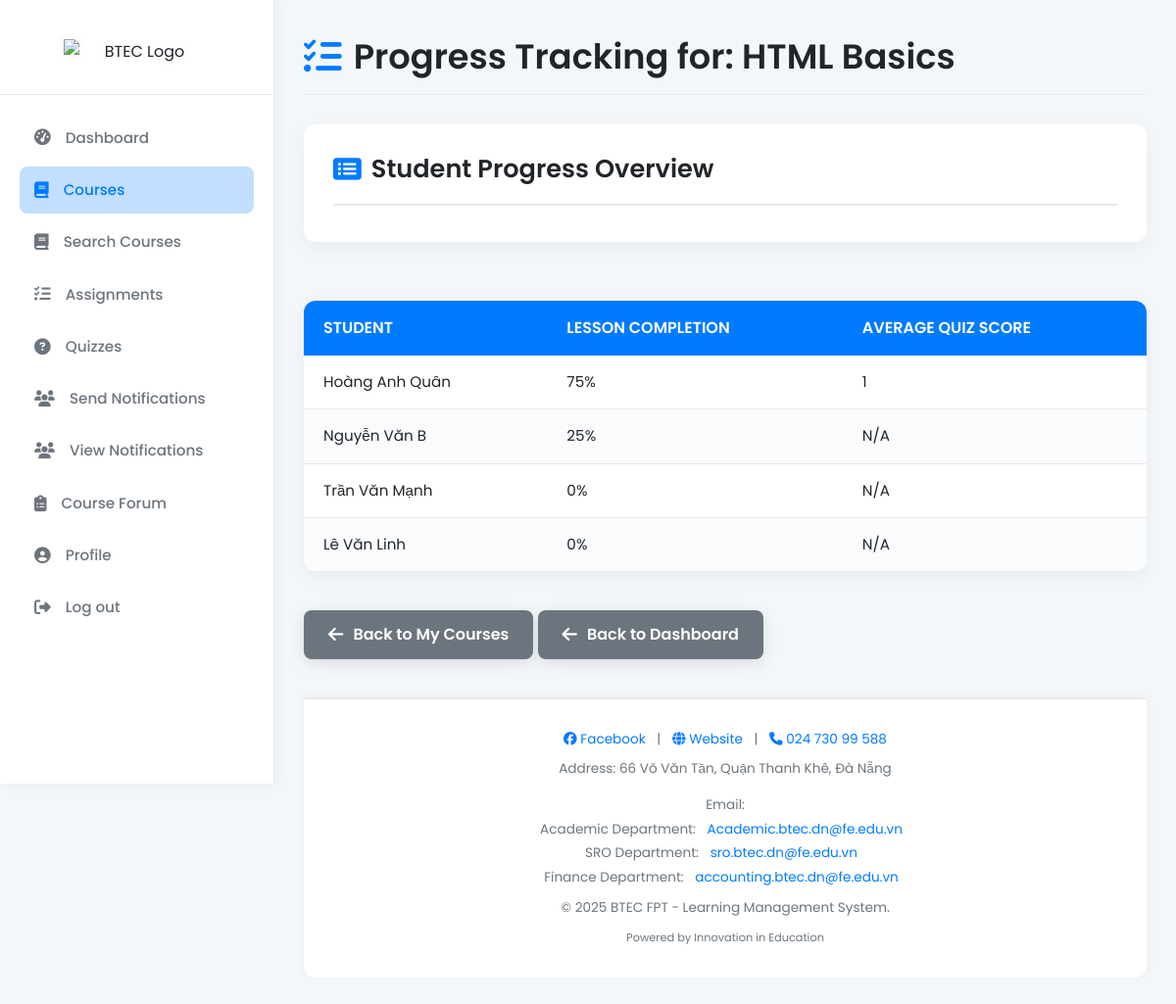
/module/teacher/user_management/teacher_progress.php?course_id=1 (signed in), run on the app's committed database.
### tables this page shows
CREATE TABLE `courses` (
  `id` int NOT NULL,
  `title` varchar(255) NOT NULL,
  `department` varchar(255) DEFAULT NULL,
  `description` text,
  `teacher_id` int DEFAULT NULL,
  `created_at` datetime DEFAULT CURRENT_TIMESTAMP
);

CREATE TABLE `users` (
  `id` int NOT NULL,
  `fullname` varchar(255) NOT NULL,
  `email` varchar(255) NOT NULL,
  `password` varchar(255) NOT NULL,
  `role` enum('student','teacher','admin') DEFAULT 'student',
  `created_at` datetime DEFAULT CURRENT_TIMESTAMP,
  `status` enum('approved','pending') DEFAULT 'approved'
);

### module/teacher/user_management/teacher_progress.php (the view, shortened to what this page needs)
<?php
include "../../../includes/db_connect.php";
$course_id = intval($_GET['course_id']);
$user_id = $_SESSION['user_id'];
$stmt = $conn->prepare("SELECT title FROM courses WHERE id = ? AND teacher_id = ?");
$stmt->bind_param("ii", $course_id, $user_id);
$stmt->execute();
$stmt->bind_result($course_title);
$result = $conn->query("SELECT COUNT(*) AS total_lessons FROM lessons WHERE course_id = $course_id");
$total_lessons = $result->fetch_assoc()['total_lessons'];
$stmt = $conn->prepare("
    SELECT u.id, u.fullname
    FROM users u
    JOIN enrollments e ON u.id = e.user_id
    WHERE e.course_id = ?
");
$stmt->bind_param("i", $course_id);
$stmt->execute();
$students_result = $stmt->get_result();
$avg_scores = [];
$quiz_scores_res = $conn->query("
    SELECT qs.user_id, AVG(qs.score) AS avg_score
    FROM quiz_submissions qs
    JOIN quizzes q ON qs.quiz_id = q.id
    WHERE q.course_id = $course_id
    GROUP BY qs.user_id
");
while ($row = $quiz_scores_res->fetch_assoc()) {
    $avg_scores[$row['user_id']] = round($row['avg_score'], 2);
}
?>
<!DOCTYPE html>
<html lang="en">
<head>
    <link rel="stylesheet" href="https://cdnjs.cloudflare.com/ajax/libs/font-awesome/6.5.0/css/all.min.css">
    <link rel="stylesheet" href="../../../css/style.css">
    <link rel="stylesheet" href="../../../css/teacher/teacher_progress.css"
</head>
<body>
    <?php include "../../../includes/teacher_sidebar.php"; ?>
    <div class="main-content">
        <div class="admin-page-header">
            <h2><i class="fas fa-tasks"></i> Progress Tracking for: <?= htmlspecialchars($course_title) ?></h2>
        </div>
        <div class="progress-overview">
            <h3><i class="fas fa-list-alt"></i> Student Progress Overview</h3>
        </div>
        <?php if ($students_result->num_rows > 0): ?>
            <table class="progress-table">
                <thead>
                    <tr>
                        <th>Student</th>
                        <th>Lesson Completion</th>
                        <th>Average Quiz Score</th>
                    </tr>
                </thead>
                <tbody>
                    <?php while ($student = $students_result->fetch_assoc()): ?>
                        <?php
                            $student_id = $student['id'];
                            $stmt2 = $conn->prepare("SELECT COUNT(*) FROM progress WHERE user_id = ? AND course_id = ? AND is_completed = 1");
                            $stmt2->bind_param("ii", $student_id, $course_id);
                            $stmt2->execute();
                            $stmt2->bind_result($completed_lessons);
                            $completion_rate = ($total_lessons > 0) ? round(($completed_lessons / $total_lessons) * 100, 2) : 0;
                            $avg_quiz_score = $avg_scores[$student_id] ?? 'N/A';
                        ?>
                        <tr>
                            <td data-label="Student"><?= htmlspecialchars($student['fullname']) ?></td>
                            <td data-label="Lesson Completion"><?= $completion_rate ?>%</td>
                            <td data-label="Average Quiz Score"><?= $avg_quiz_score ?></td>
                        </tr>
                    <?php endwhile; ?>
                </tbody>
            </table>
        <?php else: ?>
            <p class="no-progress"><i class="fas fa-info-circle"></i> No students have enrolled in this course yet, or no progress recorded.</p>
        <?php endif; ?>
        <div class="back-to-courses">
            <a href="../courses/teacher_courses.php" class="back-button"><i class="fas fa-arrow-left"></i> Back to My Courses</a>
            <a href="../dashboard/teacher_dashboard.php" class="back-button"><i class="fas fa-arrow-left"></i> Back to Dashboard</a>
        </div>
        <?php include "../../../includes/footer.php"; ?>
    </div>
</body>
</html>

### css/style.css (style rules this page uses)
:root { --primary-color: #007bff; --accent-color: #dc3545; --background-light: #f4f7fa; --background-card: #ffffff; --text-dark: #212529; --text-medium: #6c757d; --text-light: #ced4da; --border-color: #eee6e6; --shadow-light: rgba(0, 0, 0, 0.05); --shadow-medium: rgba(0, 0, 0, 0.1); }
*, *::before, *::after { box-sizing: border-box; margin: 0; padding: 0; }
body { font-family: 'Poppins', sans-serif; background-color: var(--background-light); color: var(--text-dark); line-height: 1.6; display: flex; min-height: 100vh; }

### css/teacher/teacher_progress.css (style rules this page uses)
*, *::before, *::after { box-sizing: border-box; margin: 0; padding: 0; }
body { font-family: 'Poppins', sans-serif; background: var(--background-light); color: var(--text-dark); line-height: 1.6; min-height: 100vh; display: flex; overflow-x: hidden; transition: background 0.4s, color 0.4s; }
.main-content { margin-left: 280px; padding: 30px; flex-grow: 1; display: flex; flex-direction: column; background-color: var(--background-light); transition: margin-left 0.3s ease; }
.admin-page-header { display: flex; justify-content: space-between; align-items: center; margin-bottom: 30px; padding-bottom: 10px; border-bottom: 1px solid var(--border-color); }
.admin-page-header h2 { font-size: 2.2em; color: var(--text-dark); margin: 0; display: flex; align-items: center; font-weight: 600; }
.admin-page-header h2 i { margin-right: 12px; color: var(--primary-color); font-size: 1.1em; }
.progress-overview { background-color: var(--background-card); padding: 30px; border-radius: 12px; box-shadow: 0 5px 20px var(--shadow-light); margin-bottom: 30px; position: relative; }
.progress-overview > h3 { position: absolute; top: 25px; left: 30px; font-size: 1.6em; color: var(--text-dark); font-weight: 600; display: flex; align-items: center; padding-bottom: 15px; border-bottom: 2px solid var(--border-color); width: calc(100% - 60px); margin-bottom: 20px; }
.progress-overview > h3 i { margin-right: 10px; color: var(--primary-color); font-size: 1em; }
.progress-table { width: 100%; border-collapse: collapse; margin-top: 30px; background-color: var(--background-card); box-shadow: 0 5px 20px var(--shadow-light); border-radius: 12px; overflow: hidden; }
.progress-table thead th { background-color: var(--primary-color); color: white; padding: 15px 20px; text-align: left; font-weight: 600; font-size: 1em; text-transform: uppercase; }
.progress-table tbody td { padding: 15px 20px; border-bottom: 1px solid var(--border-color); color: var(--text-dark); font-size: 0.95em; }
.progress-table tbody tr:last-child td { border-bottom: none; }
.progress-table tbody tr:nth-child(even) { background-color: #f9fbfd; }
.back-button { display: inline-flex; align-items: center; padding: 12px 25px; background-color: #6c757d; color: white; text-decoration: none; border-radius: 8px; font-weight: 600; transition: background-color 0.3s ease, transform 0.2s ease, box-shadow 0.3s ease; box-shadow: 0 4px 15px rgba(108, 117, 125, 0.2); margin-top: 40px; text-align: center; }
.back-button i { margin-right: 10px; font-size: 1.1em; }

### data on the page
courses: title "HTML Basics"
users: fullname "Hoàng Anh Quân", completion_rate "75", id "1"
users: fullname "Nguyễn Văn B", completion_rate "25", id "N/A"
users: fullname "Trần Văn Mạnh", completion_rate "0", id "N/A"
users: fullname "Lê Văn Linh", completion_rate "0", id "N/A"
